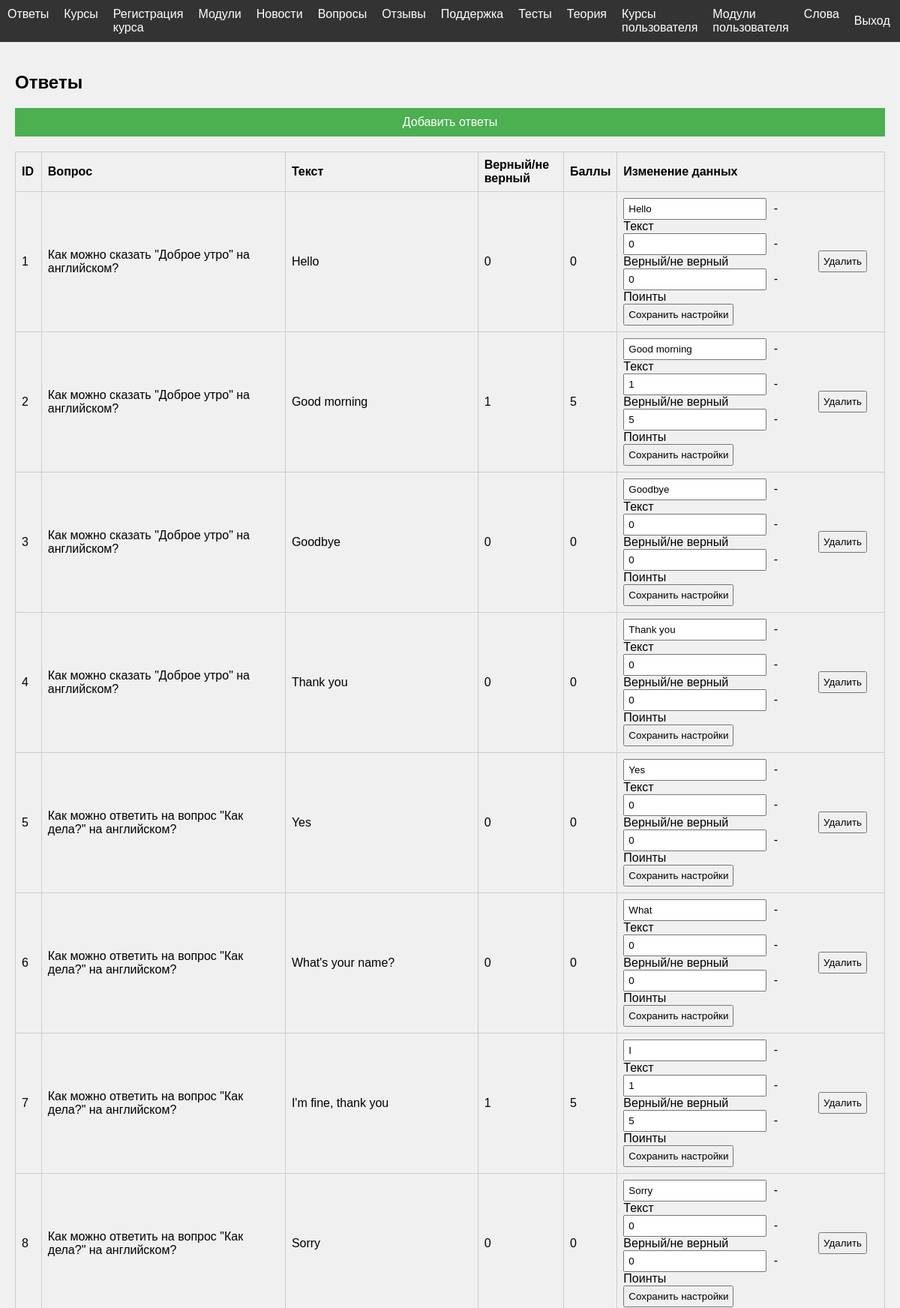
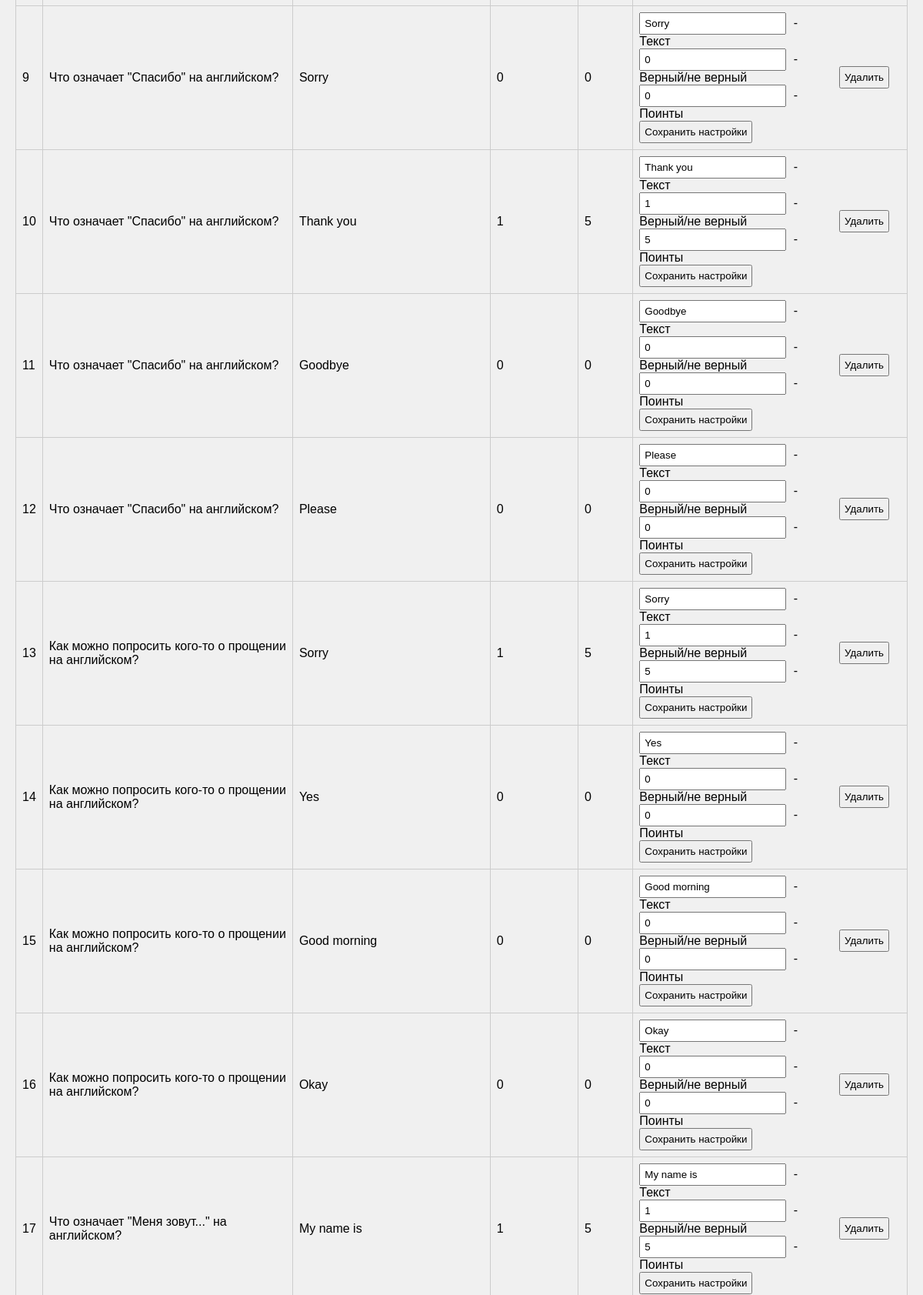
The page /pages/admin.php?table=Ответы (signed in, upper part) on the database its author committed (2 pictures, top to bottom).
### tables this page shows
CREATE TABLE `answer` (
  `id` int(11) NOT NULL,
  `question_id` int(11) NOT NULL,
  `text` text NOT NULL,
  `is_correct` tinyint(1) NOT NULL,
  `points` int(11) DEFAULT NULL
);

CREATE TABLE `question` (
  `id` int(11) NOT NULL,
  `test_id` int(11) NOT NULL,
  `question_text` text NOT NULL
);

### pages/admin.php (the view, shortened to what this page needs)
<?php
    include 'scripts/php/connect.php';
?>
<!DOCTYPE html>
<html lang="en">
<head>
    <link rel="stylesheet" href="assets/css/admin.css">
</head>
<body>
    <header>
        <ul>
            <li>
                <a href="?table=Ответы">Ответы</a>
            </li>
            <li>
                <a href="?table=Курсы">Курсы</a>
            </li>
            <li>
                <a href="?table=Регистрация курса">Регистрация курса</a>
            </li>
            <li>
                <a href="?table=Модули">Модули</a>
            </li>
            <li>
                <a href="?table=Новости">Новости</a>
            </li>
            <li>
                <a href="?table=Вопросы">Вопросы</a>
            </li>
            <li>
                <a href="?table=Отзывы">Отзывы</a>
            </li>
            <li>
                <a href="?table=Поддержка">Поддержка</a>
            </li>
            <li>
                <a href="?table=Тесты">Тесты</a>
            </li>
            <li>
                <a href="?table=Теория">Теория</a>
            </li>
            <li>
                <a href="?table=Курсы пользователя">Курсы пользователя</a>
            </li>
            <li>
                <a href="?table=Модули пользователя">Модули пользователя</a>
            </li>
            <li>
                <a href="?table=Слова">Слова</a>
            </li>
        </ul>
        <a class="logout" href="/logout">Выход</a>
    </header>
    <main>
    <h2 class="h2"><?= $_GET['table']?></h2>
        <?php
        switch ($_GET['table']) {
            case 'Ответы':
                echo "<a class='add' href='/add?table=Ответы'>Добавить ответы</a>";
                $result = $conn -> query("select * from answer");
                echo "<table><tr><th>ID</th><th>Вопрос</th><th>Текст</th><th>Верный/не верный</th><th>Баллы</th><th>Изменение данных</th></tr>";
                foreach($result as $row){
                    $question = $conn -> query("select * from question where id= ".$row['question_id']) -> fetch_assoc();
                    echo "<tr>";
                        echo "<td>" . $row["id"] . "</td>";
                        echo "<td>" . $question['question_text'] . "</td>";
                        echo "<td>" . $row["text"] . "</td>";
                        echo "<td>" . $row["is_correct"] . "</td>";
                        echo "<td>" . $row["points"] . "</td>";
                        echo "<td>
                                <div class='conf'>
                                  <form class='edit' action='scripts/php/editAnswer.php' method='POST'>
                                    <input type='hidden' name='id' value='" . $row["id"] . "' />
                                    <input type='text' name='text' id='text' value='" . $row["text"] . "' /><label for='text'> - Текст</label><br>
                                    <input type='text' name='is_correct' id='is_correct' value='" . $row["is_correct"] . "' /><label for='is_correct'> - Верный/не верный</label><br>
                                    <input type='text' name='points' id='points' value='" . $row["points"] . "' /><label for='points'> - Поинты</label><br>
                                    <input type='submit' value='Сохранить настройки'>
                                  </form>
                                  <form class='delete' action='scripts/php/delete.php' method='post'>
                                    <input type='hidden' name='id' value='" . $row["id"] . "' />
                                    <input type='hidden' name='table' value='answer' />
                                    <input type='submit' value='Удалить'>
                                  </form>
                                </div>
                              </td>";
                    echo "</tr>";
                }
                echo "</table>";
                break;
            }
        ?>
    </main>
</body>
</html>

### assets/css/admin.css (style rules this page uses)
body { font-family: Arial, sans-serif; margin: 0; padding: 0; background-color: #f0f0f0; }
header { background-color: #333; color: #fff; padding: 10px; display: flex; justify-content: space-between; align-items: center; }
header a { color: #fff; text-decoration: none; margin-right: 10px; }
header ul { list-style-type: none; margin: 0; padding: 0; display: flex; }
header ul li { margin-right: 10px; }
main { padding: 20px; }
table { width: 100%; border-collapse: collapse; margin-top: 20px; }
table th, table td { border: 1px solid #ccc; padding: 8px; text-align: left; }
.conf { display: flex; align-items: center; }
.edit, .delete { margin-right: 10px; }
.edit input[type='text'], .edit input[type='submit'], .delete input[type='submit'] { padding: 5px; margin-right: 5px; }
.add { display: block; background-color: #4CAF50; color: white; padding: 10px 20px; text-align: center; text-decoration: none; margin-top: 20px; }

### rows shown on the page
answer: id "1", question.question_text "Как можно сказать \"Доброе утро\" на английском?", text "Hello", is_correct "0", points "0"
answer: id "2", question.question_text "Как можно сказать \"Доброе утро\" на английском?", text "Good morning", is_correct "1", points "5"
answer: id "3", question.question_text "Как можно сказать \"Доброе утро\" на английском?", text "Goodbye", is_correct "0", points "0"
answer: id "4", question.question_text "Как можно сказать \"Доброе утро\" на английском?", text "Thank you", is_correct "0", points "0"
answer: id "5", question.question_text "Как можно ответить на вопрос \"Как дела?\" на английском?", text "Yes", is_correct "0", points "0"
answer: id "6", question.question_text "Как можно ответить на вопрос \"Как дела?\" на английском?", text "What's your name?", is_correct "0", points "0"
answer: id "7", question.question_text "Как можно ответить на вопрос \"Как дела?\" на английском?", text "I'm fine, thank you", is_correct "1", points "5"
answer: id "8", question.question_text "Как можно ответить на вопрос \"Как дела?\" на английском?", text "Sorry", is_correct "0", points "0"
answer: id "9", question.question_text "Что означает \"Спасибо\" на английском?", text "Sorry", is_correct "0", points "0"
answer: id "10", question.question_text "Что означает \"Спасибо\" на английском?", text "Thank you", is_correct "1", points "5"
answer: id "11", question.question_text "Что означает \"Спасибо\" на английском?", text "Goodbye", is_correct "0", points "0"
answer: id "12", question.question_text "Что означает \"Спасибо\" на английском?", text "Please", is_correct "0", points "0"
answer: id "13", question.question_text "Как можно попросить кого-то о прощении на английском?", text "Sorry", is_correct "1", points "5"
answer: id "14", question.question_text "Как можно попросить кого-то о прощении на английском?", text "Yes", is_correct "0", points "0"
answer: id "15", question.question_text "Как можно попросить кого-то о прощении на английском?", text "Good morning", is_correct "0", points "0"
answer: id "16", question.question_text "Как можно попросить кого-то о прощении на английском?", text "Okay", is_correct "0", points "0"
answer: id "17", question.question_text "Что означает \"Меня зовут...\" на английском?", text "My name is", is_correct "1", points "5"

### other values the page prints
$_GET['table'] "Ответы"
